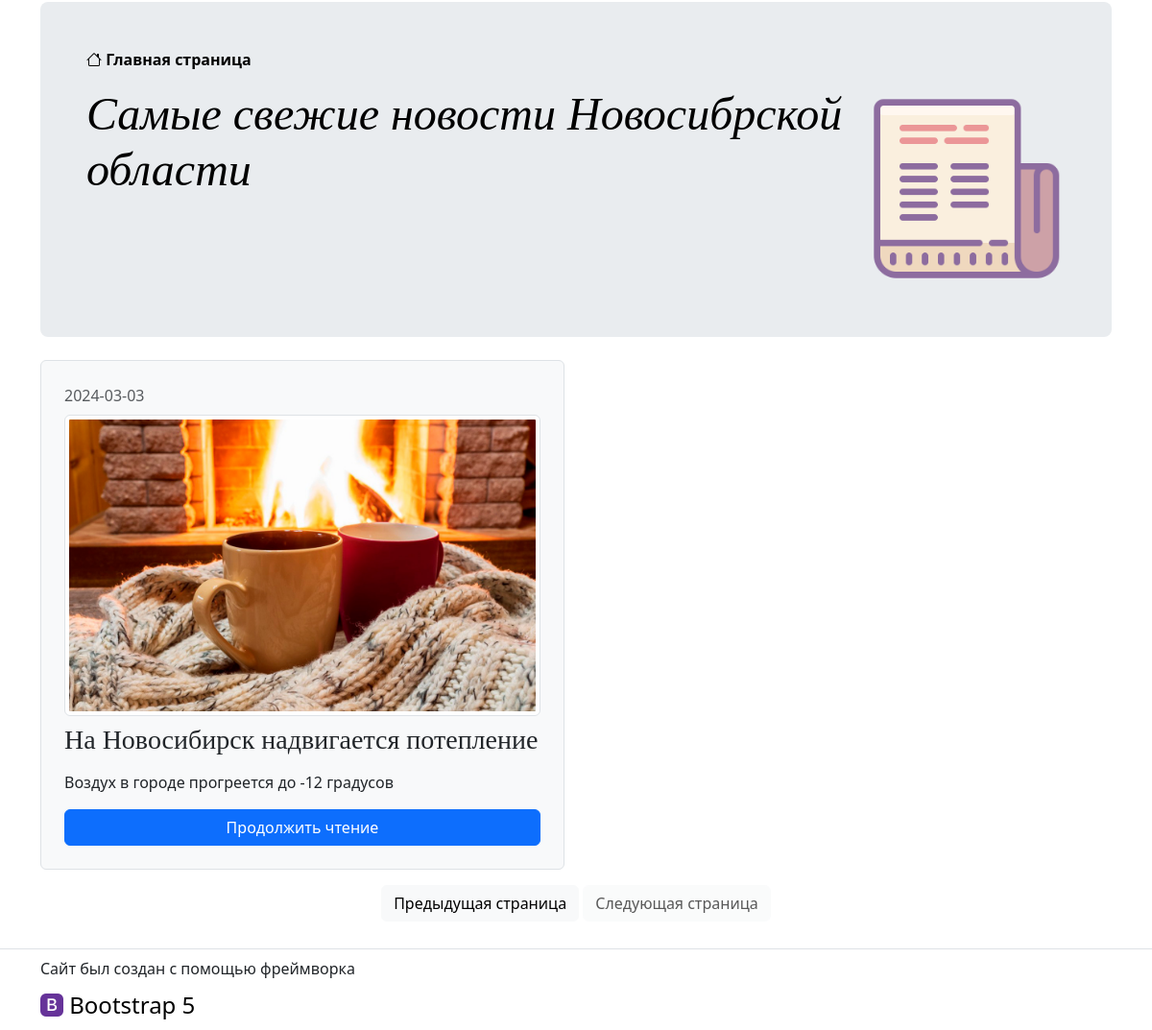
The app's page /?p=2 (lower part), older data.
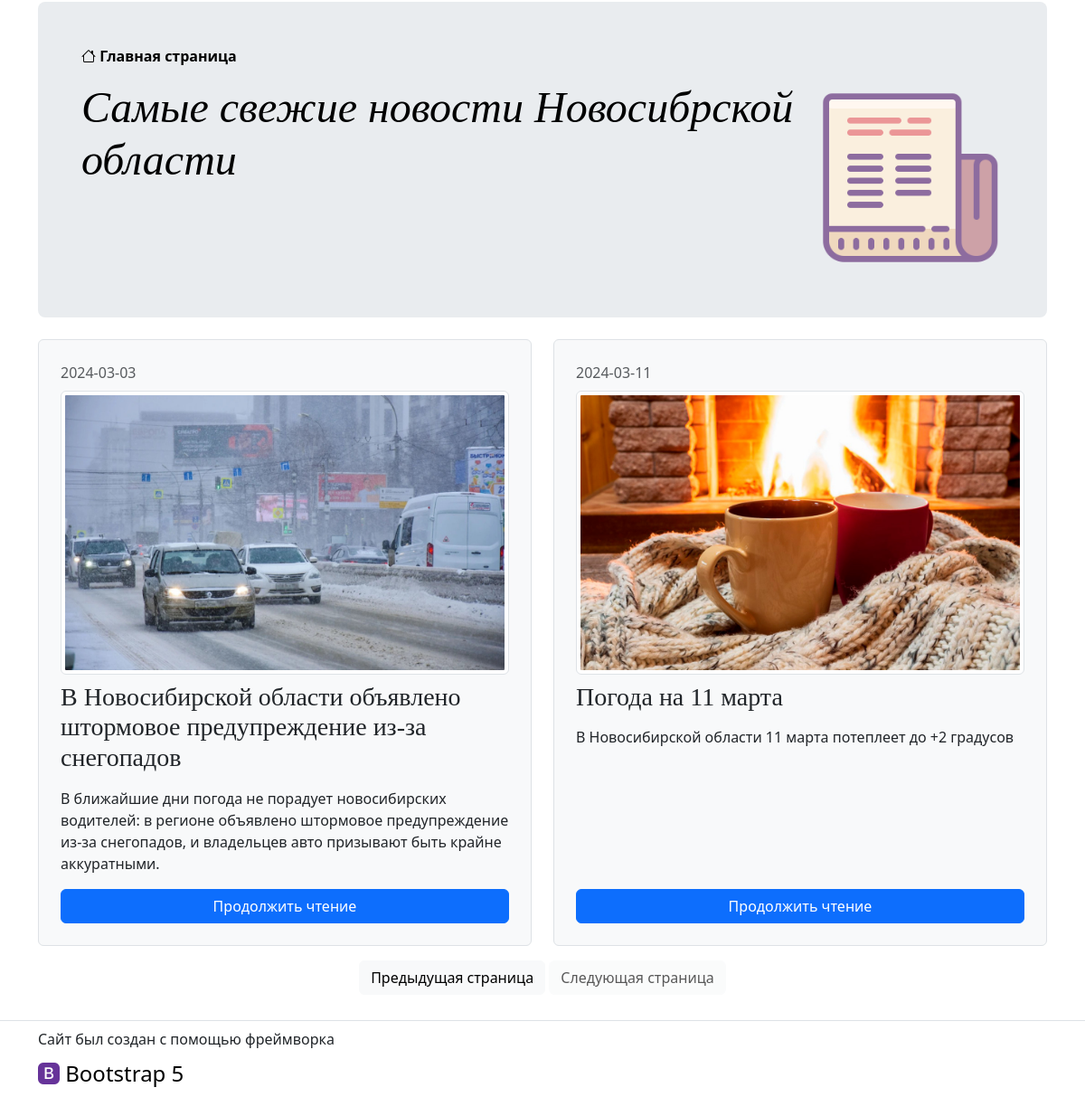
The same page, newer data.
### tables this page shows
CREATE TABLE `news` (
  `id` int(11) UNSIGNED NOT NULL,
  `title` text NOT NULL,
  `preview` text NOT NULL,
  `text` text NOT NULL,
  `date` date NOT NULL,
  `img` varchar(50) NOT NULL
);

### index.php (the view, shortened to what this page needs)
<!doctype html>
<html lang="ru">
<head>
    <link href="styles/style.css" rel="stylesheet">
</head>
<body>
<main class="container">
    <div class="p-4 p-md-5 mb-4 rounded-lg-5 rounded-3 text-body-emphasis bg-body-secondary">
        <nav aria-label="breadcrumb">
            <ol class="breadcrumb breadcrumb-custom overflow-hidden text-center rounded-3">
                <li class="breadcrumb-item active">
                    <a class="link-body-emphasis fw-semibold text-decoration-none" href="#">
                        <i class="bi bi-house"></i>
                        Главная страница
                    </a>
                </li>
            </ol>
        </nav>
        <div class="d-flex flex-row">
            <div>
                <h3 class="display-5 fst-italic">
                    Самые свежие новости Новосибрской области
                </h3>
            </div>
            <div class="d-lg-flex d-none align-items-center">
                <img src="icons/news-main.png" class="d-block w-100" alt="...">
            </div>
        </div>
    </div>
  <?php
    $news_on_page = 2;
    $mysqli = new mysqli('localhost', 'root', 'root', 'register-bg');
    $query = "SELECT COUNT(*) as c FROM news";
    $result = $mysqli->query($query)->fetch_object();
    $num = ceil((int)$result->c[0] / $news_on_page);
    if (isset($_GET['p'])) {
      $p = $_GET['p'];
    } else {
      $p = 1;
    }
    $p = (int)$p;
    $startRow = ($p - 1) * $news_on_page;
    $stmt = $mysqli->prepare("SELECT * FROM news LIMIT ?, ?");
    $stmt->bind_param("ii", $startRow, $news_on_page);
    $stmt->execute();
    $result = $stmt->get_result();
    $news = array();
    while ($row = $result->fetch_assoc()) {
      $news[] = $row;
    }
  ?>
    <div class="d-grid banner-wrapper_two banner-gap">
      <?php
        foreach ($news as &$oneNews) {
          ?>
            <div class="banner-flying row g-0 border rounded">
                <div class="p-4 d-flex flex-column justify-content-between">
                    <div>
                        <div class="mb-2 text-body-secondary"><?= $oneNews["date"] ?></div>
                        <img src="<?= $oneNews["img"] ?>" class="rounded float-end mb-2 img-thumbnail" alt="(((">
                        <h3 class="card-text mb-3"><?= $oneNews["title"] ?></h3>
                        <p class="card-text mb-3"><?= $oneNews["preview"] ?></p>
                    </div>
                    <a href="pages/newss.php?id=<?= $oneNews["id"] ?>" class="btn btn-primary more">
                        Продолжить чтение
                    </a>
                </div>
            </div>
          <?php
        }
      ?>
    </div>
    <div class="text-center mt-3">
        <a href="<?php echo "?p=" . ($p - 1) ?>" class=" <?php if ($p == 1) {
          echo 'disabled';
        } ?> btn btn-light more mb-1">Предыдущая страница</a>
        <a href="<?php echo "?p=" . ($p + 1) ?>" class=" <?php if ($p == $num) {
          echo 'disabled';
        } ?> btn btn-light more mb-1">Следующая страница</a>
    </div>
</main>
<footer class="py-2 mt-4 border-top">
    <div class="d-flex container flex-column">
        <div class="mb-2">
            Сайт был создан с помощью фреймворка
        </div>
        <div>
            <a href="https://getbootstrap.com/" class="footer-logo text-black text-decoration-none">
                <i class="bi bi-bootstrap-fill purple-color"></i> Bootstrap 5
            </a>
        </div>
    </div>
</footer>
</body>
</html>

### styles/style.css (style rules this page uses)
h1, h2, h3, h4, h5, h6 { font-family: "Playfair Display", Georgia, "Times New Roman", serif }
.banner-flying { background-color: var(--bs-gray-100); }
.purple-color { color: rebeccapurple; }

Row changes from the older to the newer data that the page shows:
changed news: img: a different picture; title "На Новосибирск надвигается потепление" → "В Новосибирской области объявлено штормовое предупреждение из-за снегопадов"; preview "Воздух в городе прогреется до -12 градусов" → "В ближайшие дни погода не порадует новосибирских водителей: в регионе объявлено штормовое предупреждение из-за снегопадов, и владельцев авто призывают быть крайне аккуратными."
added news: date "2024-03-11", img (picture), title "Погода на 11 марта", preview "В Новосибирской области 11 марта потеплеет до +2 градусов"
